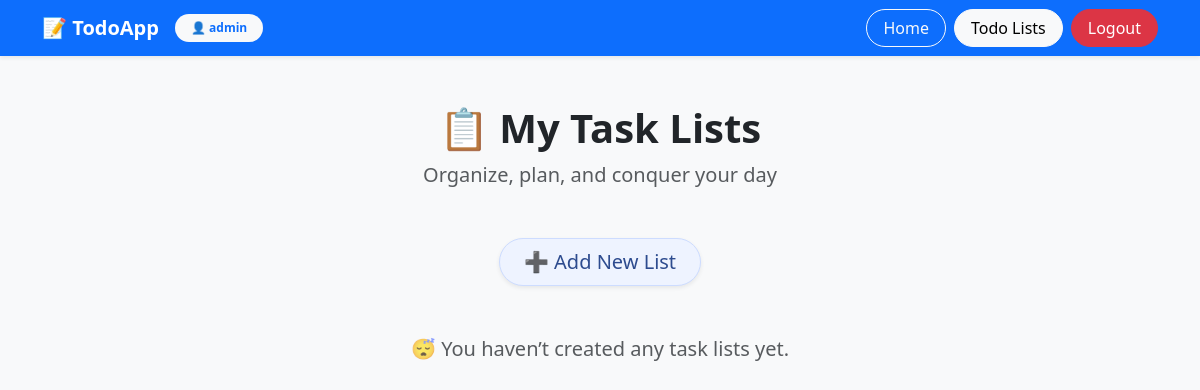
Page /tasks/my-task-lists/ (signed in) on the earlier database version.
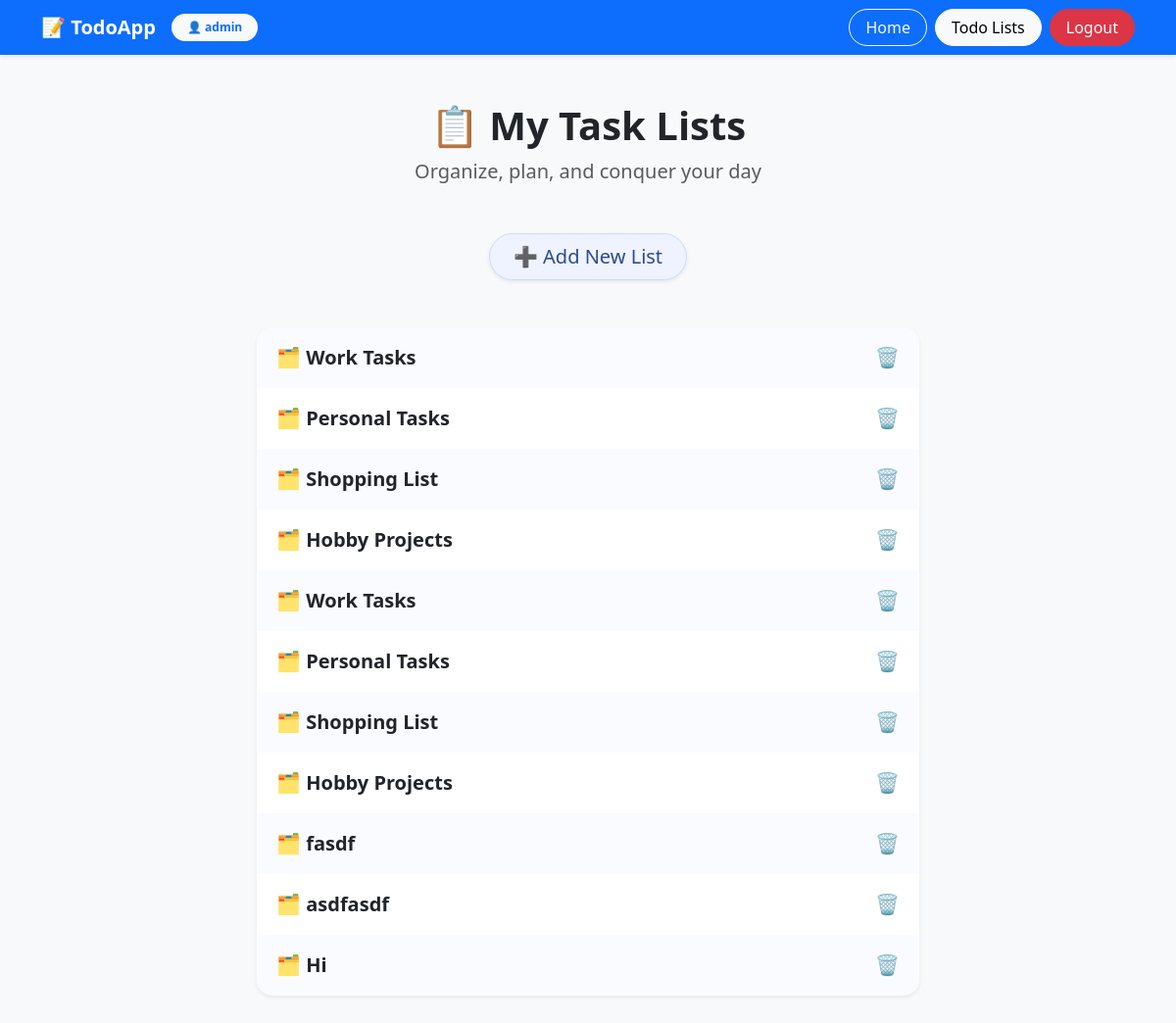
Same page on the later database version.
### tasks/models.py (models this page shows, shortened)
class List(models.Model): # task list
    user = models.ForeignKey(User, on_delete=models.CASCADE, related_name= 'lists')
    name = models.CharField(max_length=100)

### tasks/views.py (the view)
# urls.py: path('my-task-lists/', views.all_tasks, name = 'my-task-lists'),
@login_required(login_url= 'users:login')
def all_tasks(request):
    user = request.user
    context = {
        'active_page': 'my-task-lists',
        'task_lists': List.objects.filter(user = user),
    }
    return render(request, 'tasks/task_lists.html', context)

### tasks/templates/tasks/task_lists.html (shortened to what this page needs)
{% extends 'layout.html' %}
{% block content %}
{% load static %}
<link rel="stylesheet" href="{% static 'tasks/styles.css' %}"/>
<section class="container my-5 max-width-700">
  <div class="text-center mb-5">
    <h1 class="fw-bold display-6 text-dark mb-2">📋 My Task Lists</h1>
    <p class="text-muted fs-5">Organize, plan, and conquer your day</p>
  </div>
  <div class="d-flex justify-content-center mb-5">
    <a href="{% url 'tasks:new-list' %}" class="btn btn-primary-soft btn-lg rounded-pill px-4 shadow-sm">
      ➕ Add New List
    </a>
  </div>
  {% if task_lists %}
    <div class="list-group shadow-sm rounded-4 overflow-hidden">
      {% for list in task_lists %}
        <div class="list-group-item task-list-item border-0 d-flex justify-content-between align-items-center">
          <a href="{% url 'tasks:my-task-list' list_id=list.pk %}"
             class="flex-grow-1 text-decoration-none fw-semibold fs-5 text-dark text-truncate">
            🗂️ {{ list.name }}
          </a>
          <a href="{% url 'tasks:remove-list' list_id=list.pk %}"
             class="btn btn-sm text-danger remove-btn"
             title="Delete List"
             onclick="return confirm('Are you sure you want to delete this list?');">
            🗑️
          </a>
        </div>
      {% endfor %}
    </div>
  {% else %}
    <p class="text-center text-muted fs-5 mt-5">
      😴 You haven’t created any task lists yet.
    </p>
  {% endif %}
</section>
{% endblock %}

Differences in the rows shown:
added List: name "Work Tasks"
added List: name "Personal Tasks"
added List: name "Shopping List"
added List: name "Hobby Projects"
added List: name "Work Tasks"
added List: name "Personal Tasks"
added List: name "Shopping List"
added List: name "Hobby Projects"
added List: name "fasdf"
added List: name "asdfasdf"
added List: name "Hi"
Other differences:
text no longer shown: "😴 You haven’t created any task lists yet."
